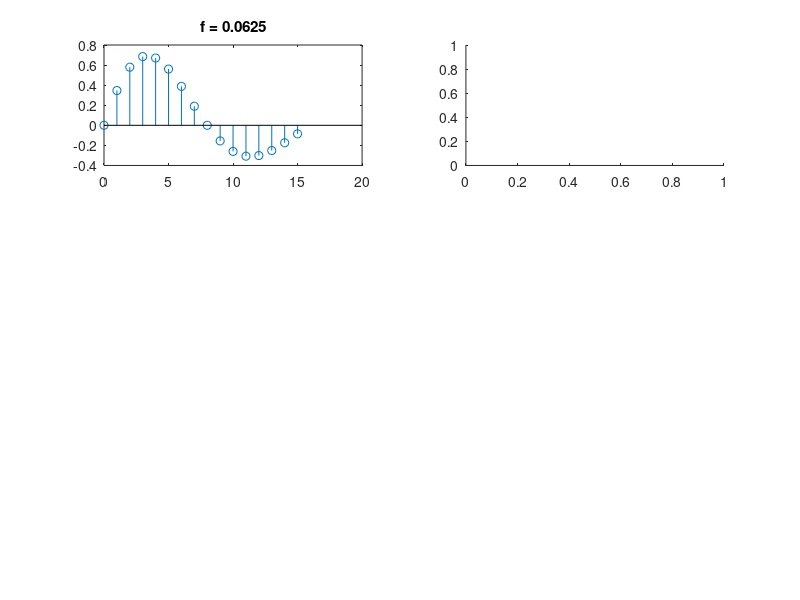

Source code (MATLAB): (Note: this script raises an error after producing the figure.)
xbb = @(n,a,f) exp(-a*n) .* sin(2*pi*f*n);

a = 0.1;
n = 0:15;

f_list = [0.0625 0.4375 0.5625];

count = 1;
for f = f_list;
    y = xbb(n,a,f);
    subplot(length(f_list), 2, count*2 - 1);
    stem(n, y);
    title(sprintf('f = %d', f));
    subplot(length(f_list), 2, count*2);
    plotfft(y);
    title('DFT & DTFT');
    count += 1;
endfor
